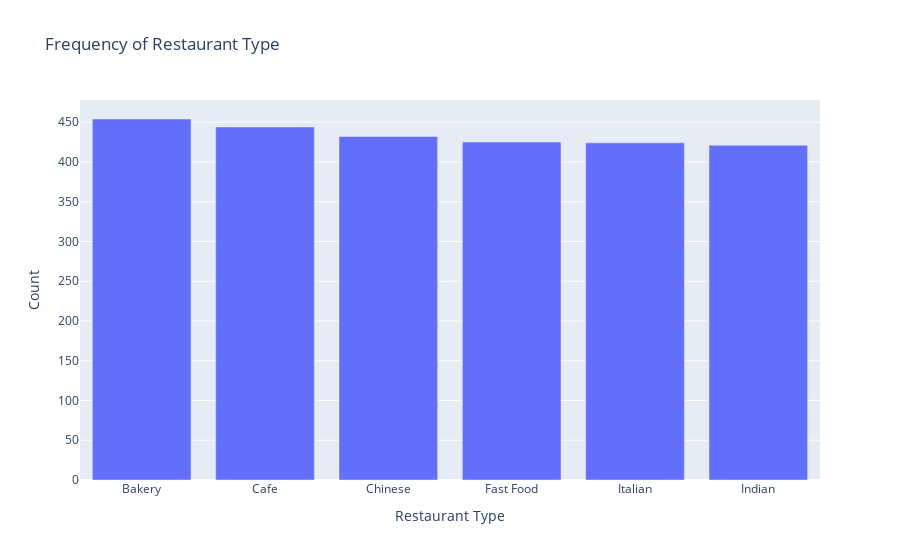

The notebook cell this image was saved under:
### Code cell
status_counts = food['restaurant_type'].value_counts().reset_index()
status_counts.columns = ['restaurant_type', 'frequency']

# Create bar chart
fig1 = px.bar(
    status_counts,
    x='restaurant_type',
    y='frequency',
    title='Frequency of Restaurant Type',
    labels={'restaurant_type': 'Restaurant Type', 'frequency': 'Count'}
   
)

fig1.show()

### Figure 1 — Plotly figure (JSON) as saved in the notebook; plotly's stock layout.template omitted (floating-point values rounded to 4 significant figures)
{"data": [{"hovertemplate": "Restaurant Type=%{x}<br>Count=%{y}<extra></extra>", "legendgroup": "", "marker": {"color": "#636efa", "pattern": {"shape": ""}}, "name": "", "orientation": "v", "showlegend": false, "textposition": "auto", "type": "bar", "x": ["Bakery", "Cafe", "Chinese", "Fast Food", "Italian", "Indian"], "xaxis": "x", "y": [454, 444, 432, 425, 424, 421], "yaxis": "y"}], "layout": {"barmode": "relative", "legend": {"tracegroupgap": 0}, "title": {"text": "Frequency of Restaurant Type"}, "xaxis": {"anchor": "y", "domain": [0, 1], "title": {"text": "Restaurant Type"}}, "yaxis": {"anchor": "x", "domain": [0, 1], "title": {"text": "Count"}}}}
